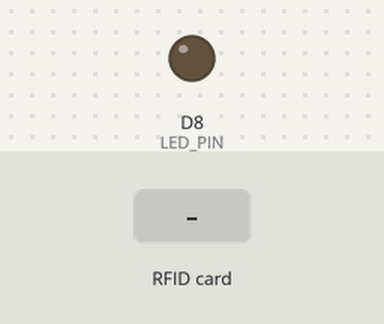
This sketch was run on a simulated ESP8266 (NodeMCU). Shown: output pins drawn as LEDs (lit = HIGH). Inputs (shaded band) come from the test bench. WiFi joins after 1.5 s; servers stay silent unless stated; uploads are accepted with an empty reply; what the sketch prints to the serial monitor is not drawn.

Above: at 2.7 s.
2.8 s: RFID card 5E 7A 19 C4 held to the reader
At 3.26 s:
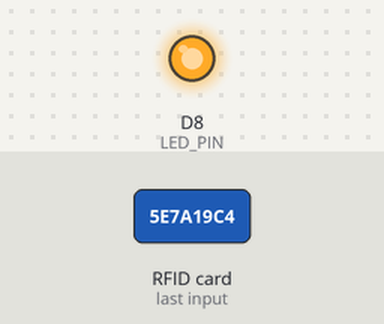
Timing chart, 0 to 5.8 s (numbered marks = the images above; inputs shaded):
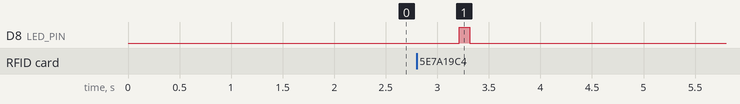

Measured:
- after the input at 2.8 s, D8 (LED_PIN): LOW → HIGH after 0.41 s, → LOW 0.10 s later

The sketch:

RFID_FA.ino
```cpp
#include <SPI.h>
#include <MFRC522.h>

#include <ESP8266HTTPClient.h>
#include <ESP8266WiFi.h>

  const char* ssid ="Farhan_Abadi";
  const char* password ="farhanabadi2020";

  const char* host = "192.168.1.12";

#define LED_PIN D8
#define BTN_PIN D1
#define SDA_PIN D4
#define RST_PIN D3

MFRC522 mfrc522(SDA_PIN, RST_PIN);

void setup() {
  // put your setup code here, to run once:
  Serial.begin(9600);

  WiFi.hostname("NodeMCU");
  WiFi.begin(ssid, password);

  while(WiFi.status() != WL_CONNECTED)
  {
    delay(500);
    Serial.print(".");
  }

  Serial.println("Wifi Connected");
  Serial.print("IP Address : ");
  Serial.println(WiFi.localIP());

  pinMode(LED_PIN, OUTPUT);

  SPI.begin();
  mfrc522.PCD_Init();
  Serial.println("Dekatkan Kartu RFID ANDA ke Reader");
  Serial.println();
}

void loop() {
  // put your main code here, to run repeatedly:
  if(!mfrc522.PICC_IsNewCardPresent())
    return;
  if(!mfrc522.PICC_ReadCardSerial())
    return;

    String IDKAR = "";
    for(byte i=0; i<mfrc522.uid.size; i++)
    {
      IDKAR += mfrc522.uid.uidByte[i];
    }

    WiFiClient client;
    const int httpPort = 80;
    if(!client.connect(host, httpPort))
    {
      Serial.println("Connection Failed");
      return;
    }

    String Link = "";
    HTTPClient http;
    Link = "http://192.168.1.12/absen_karyawan/kirimkartu.php?no_kartu=" + IDKAR;
      http.begin(client, Link);

    int httpCode = http.GET();
    String payload = http.getString();
    Serial.println(payload);
    http.end();

    digitalWrite(LED_PIN, HIGH);
    delay(100);
    digitalWrite(LED_PIN, LOW);
    delay(100);

    delay(2000);
}
```
